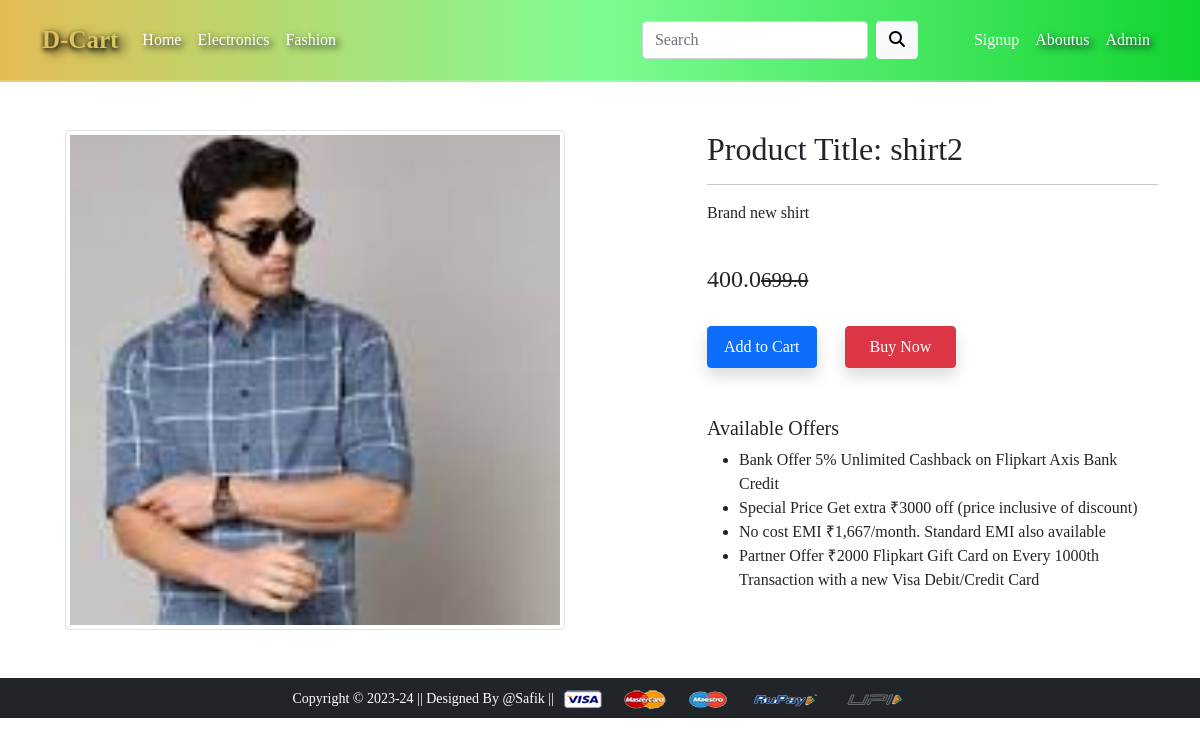
The app's page /product-detail/8 with its own data.
### app/models.py (models this page shows, shortened)
class Product(models.Model):
    title = models.CharField(max_length=100)
    selling_price= models.FloatField()
    discount_price= models.FloatField()
    description= models.CharField(max_length=200)
    brand= models.CharField(max_length=100)
    category= models.CharField(choices=CATEGORY_CHOICES, max_length= 3)
    product_image= models.ImageField(upload_to='productimg')

### app/views.py (the view)
# urls.py: path('product-detail/<int:pk>', views.ProductDetailView.as_view(), name='product-detail'),
class ProductDetailView(View):
    def get(self , request , pk ):
        totalitem= 0
        product= Product.objects.get(pk=pk)
        item_in_cart= False
        if request.user.is_authenticated:
            totalitem= len(Cart.objects.filter(user= request.user))
            item_in_cart= Cart.objects.filter(Q(product=product.id) & Q(user=request.user)).exists()
        return render(request, 'app/productdetail.html', {'product': product, 'item_in_cart': item_in_cart,'totalitem':totalitem})

### app/templates/app/productdetail.html (shortened to what this page needs)
{% extends 'app/base.html' %}
{% load static %}
{% block main-content %}
<div class="container my-5 ">
 <div class="row">
  <div class="col-sm-6 text-center align-self-center">
   <img src="{{product.product_image.url}}" height='500px' width='500px' alt="" class="img-fluid img-thumbnail">
  </div>
  <div class="col-sm-5 offset-sm-1">
   <h2>Product Title: {{ product.title }} </h2>
   <hr>
   <p>{{product.description}}</p> <br>
   <h4>{{product.discount_price  }}<small class="fw-light text-decoration-line-through">{{product.selling_price}}</small></h4> <br>
    {% if not request.user.is_authenticated %}
    <form action=" /add-to-cart " class='d-inline'>
        <button type='submit' class='btn btn-primary shadow px-3 py-2'>Add to Cart</button>
    </form>
    {% endif %}
   <a href="{% url 'checkout' %}" class="btn btn-danger shadow px-4 py-2 ms-4">Buy Now</a>
   <h5 class="mt-5">Available Offers</h5>
   <ul>
    <li>Bank Offer 5% Unlimited Cashback on Flipkart Axis Bank Credit</li>
    <li>Special Price Get extra ₹3000 off (price inclusive of discount)</li>
    <li>No cost EMI ₹1,667/month. Standard EMI also available</li>
    <li>Partner Offer ₹2000 Flipkart Gift Card on Every 1000th Transaction with a new Visa Debit/Credit Card</li>
   </ul>
  </div>
 </div>
</div>
{% endblock main-content %}

### app/static/app/css/style.css (style rules this page uses)
* { font-family: "Times New Roman", Times, serif; font-family: cursive; }
* { box-sizing: border-box; margin: 0; padding: 0; }

### records on screen
Product: product_image (picture), title "shirt2", description "Brand new shirt", discount_price "400.0", selling_price "699.0"
